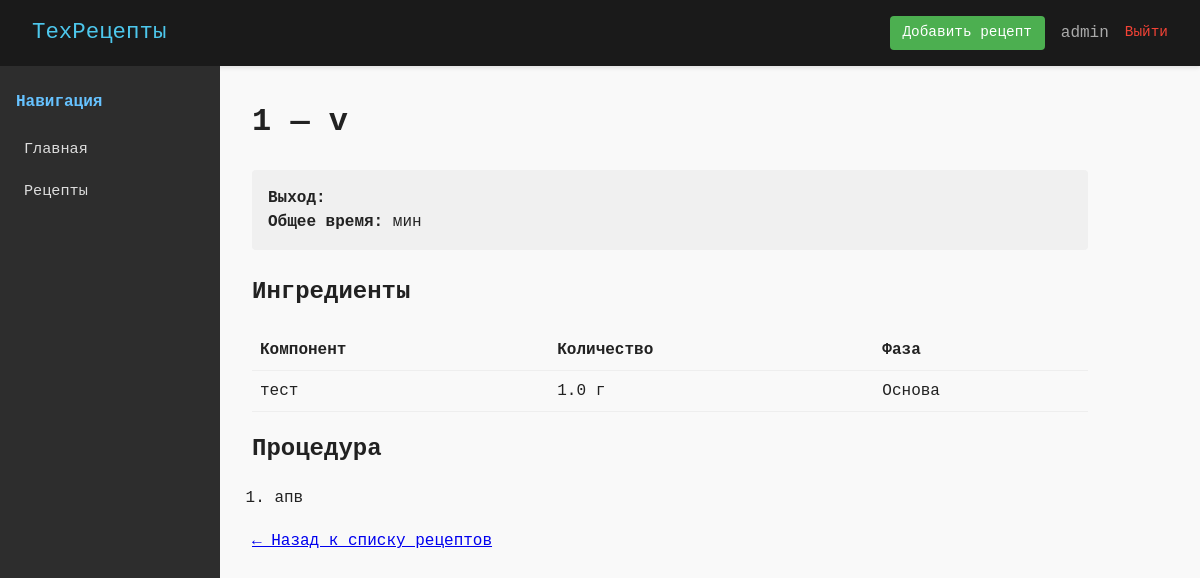
/recipe/test (signed in), run on the app's committed database.
### models.py (models this page shows, shortened)
class User(UserMixin, db.Model):
    id = db.Column(db.Integer, primary_key=True)
    username = db.Column(db.String(80), unique=True, nullable=False)
    email = db.Column(db.String(120), unique=True, nullable=False)
    password_hash = db.Column(db.String(128), nullable=False)
    is_admin = db.Column(db.Boolean, default=False, nullable=False)

class Recipe(db.Model):
    id = db.Column(db.Integer, primary_key=True)
    title = db.Column(db.String(120), nullable=False)
    slug = db.Column(db.String(120), unique=True, nullable=False)
    created_at = db.Column(db.DateTime, default=datetime.utcnow)

class Ingredient(db.Model):
    id = db.Column(db.Integer, primary_key=True)
    recipe_id = db.Column(db.Integer, db.ForeignKey('recipe.id'), nullable=False)
    recipe = db.relationship('Recipe', backref=db.backref('ingredients', lazy=True, cascade="all, delete-orphan"))
    name = db.Column(db.String(100), nullable=False)
    amount = db.Column(db.Float, nullable=False)
    unit = db.Column(db.String(10), nullable=False)
    phase = db.Column(db.String(30), default="Основа")

class Step(db.Model):
    id = db.Column(db.Integer, primary_key=True)
    recipe_id = db.Column(db.Integer, db.ForeignKey('recipe.id'), nullable=False)
    recipe = db.relationship('Recipe', backref=db.backref('steps', lazy=True, cascade="all, delete-orphan"))
    step_number = db.Column(db.Integer, nullable=False)
    instruction = db.Column(db.Text, nullable=False)
    duration_min = db.Column(db.Integer, nullable=True)
    target_temp_c = db.Column(db.Integer, nullable=True)
    image = db.Column(db.String(200), nullable=True)  # путь: 'step_images/filename.jpg'

### app.py (the view)
@app.route('/recipe/<slug>')
def recipe_detail(slug):
    recipe = Recipe.query.filter_by(slug=slug).first_or_404()
    ingredients = recipe.ingredients
    steps = recipe.steps
    return render_template('recipe.html', recipe=recipe, ingredients=ingredients, steps=steps)

### app.py (called while the page is built)
@login_manager.user_loader
def load_user(user_id):
    return User.query.get(int(user_id))

### templates/recipe.html (shortened to what this page needs)
{% extends "base.html" %}
{% block content %}
<h1>{{ recipe.title }} — v{{ recipe.version }}</h1>
<div class="recipe-meta">
    <p>
        <strong>Выход:</strong> {{ recipe.yield_amount }}<br>
        <strong>Общее время:</strong> {{ recipe.total_time_min }} мин<br>
    </p>
</div>
<h2>Ингредиенты</h2>
<table>
    <thead>
        <tr>
            <th>Компонент</th>
            <th>Количество</th>
            <th>Фаза</th>
        </tr>
    </thead>
    <tbody>
        {% for ing in ingredients %}
        <tr>
            <td>{{ ing.name }}</td>
            <td>{{ "%.1f"|format(ing.amount) }} {{ ing.unit }}</td>
            <td>{{ ing.phase }}</td>
        </tr>
        {% endfor %}
    </tbody>
</table>
<h2>Процедура</h2>
<ol>
{% for step in steps %}
    <li>
        {{ step.instruction }}
    </li>
{% endfor %}
</ol>
<p><a href="/">← Назад к списку рецептов</a></p>
{% endblock %}

### templates/base.html (shortened to what this page needs)
<!DOCTYPE html>
<html lang="ru">
<head>
</head>
<body>
<header>
    <h1><a href="/">ТехРецепты</a></h1>
    <div style="display: flex; gap: 1rem; align-items: center;">
        {% if current_user.is_authenticated and current_user.is_admin %}
            <a href="/recipe/new" style="background: #4caf50; color: white; padding: 0.4rem 0.8rem; border-radius: 4px; text-decoration: none; font-size: 0.9rem;">Добавить рецепт</a>
        {% endif %}
        {% if current_user.is_authenticated %}
            <span style="color: #aaa;">{{ current_user.username }}</span>
            <a href="/logout" style="color: #f44336; text-decoration: none; font-size: 0.9rem;">Выйти</a>
        {% else %}
            <a href="/login" style="color: #4dc7ec; text-decoration: none; font-size: 0.9rem;">Войти</a>
        {% endif %}
    </div>
</header>
    <div class="container">
        <nav class="sidebar">
            <h2>Навигация</h2>
            <ul>
                <li><a href="/">Главная</a></li>
                <li><a href="/recipes">Рецепты</a></li>
            </ul>
        </nav>
        <main class="content">
            {% block content %}{% endblock %}
        </main>
    </div>
</body>
</html>

### templates/base.html (style rules this page uses)
* { margin: 0; padding: 0; box-sizing: border-box; }
body { font-family: 'SF Mono', 'Fira Code', 'Consolas', monospace; background: #f9f9f9; color: #222; line-height: 1.5; }
header { background: #1a1a1a; color: #f0f0f0; padding: 1rem 2rem; display: flex; justify-content: space-between; align-items: center; box-shadow: 0 2px 4px rgba(0,0,0,0.1); }
header h1 { font-size: 1.4rem; font-weight: 500; }
header a { color: #4dc7ec; text-decoration: none; }
.container { display: flex; min-height: calc(100vh - 60px); }
.sidebar { width: 220px; background: #2d2d2d; padding: 1.5rem 1rem; color: #ccc; }
.sidebar h2 { font-size: 1rem; margin-bottom: 1.2rem; color: #66c2ff; }
.sidebar ul { list-style: none; }
.sidebar li { margin-bottom: 0.6rem; }
.sidebar a { color: #ddd; text-decoration: none; font-size: 0.95rem; padding: 0.3rem 0.5rem; border-radius: 3px; display: block; }
.content { flex: 1; padding: 2rem; max-width: 900px; }
.recipe-meta { background: #f0f0f0; padding: 1rem; border-radius: 4px; margin: 1.5rem 0; }
table { width: 100%; border-collapse: collapse; margin: 1.2rem 0; }
th, td { text-align: left; padding: 0.5rem; border-bottom: 1px solid #eee; }
ol { padding-left: 1.4rem; margin: 1.2rem 0; }
ol li { margin-bottom: 1rem; }

### data on the page
User: username "admin"
Recipe: title "1"
Ingredient: name "тест", amount "1.0", unit "г", phase "Основа"
Step: instruction "апв"
